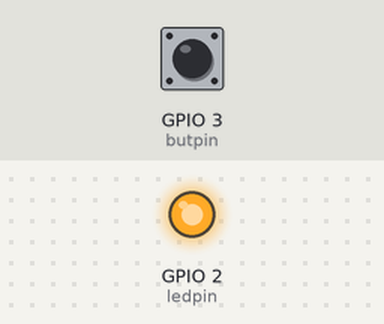
This program was run on a simulated Raspberry Pi (BCM pin numbers). On the bench: output pins drawn as LEDs (lit = HIGH). Inputs (shaded band) come from the test bench; at power-on: GPIO 3 (butpin) HIGH. What the program prints to the terminal is not drawn.

Above: at 0.1 s.
Timing chart, 0 to 1.6 s (numbered marks = the images above):
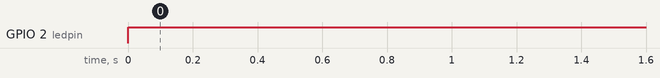

Measured:
- by itself, GPIO 2 (ledpin): LOW → HIGH at 0.00 s

The program:

Coursera_code.py
```python
# define LED digital pin
# define push button as digital pin
# while button = False
    # led True
    #delay
    #led False

# if button  = True
    #led True

import RPi.GPIO as GPIO
import time

ledpin = 2
butpin = 3

GPIO.setwarnings(False)
GPIO.setmode(GPIO.BCM)
GPIO.setup(ledpin, GPIO.OUT)  #Connecting LED to output pin 1
GPIO.setup(butpin, GPIO.IN, pull_up_down = GPIO.PUD_UP)   #Connecting Push button to input pin 2


while True:
    value = GPIO.input(butpin) # read input value from push button
    print(value)
    if value is 1:

        GPIO.output(ledpin, True)
        time.sleep(0.5)
        GPIO.output(ledpin, False)

    else: # value is 0
        GPIO.output(ledpin, True)
```
